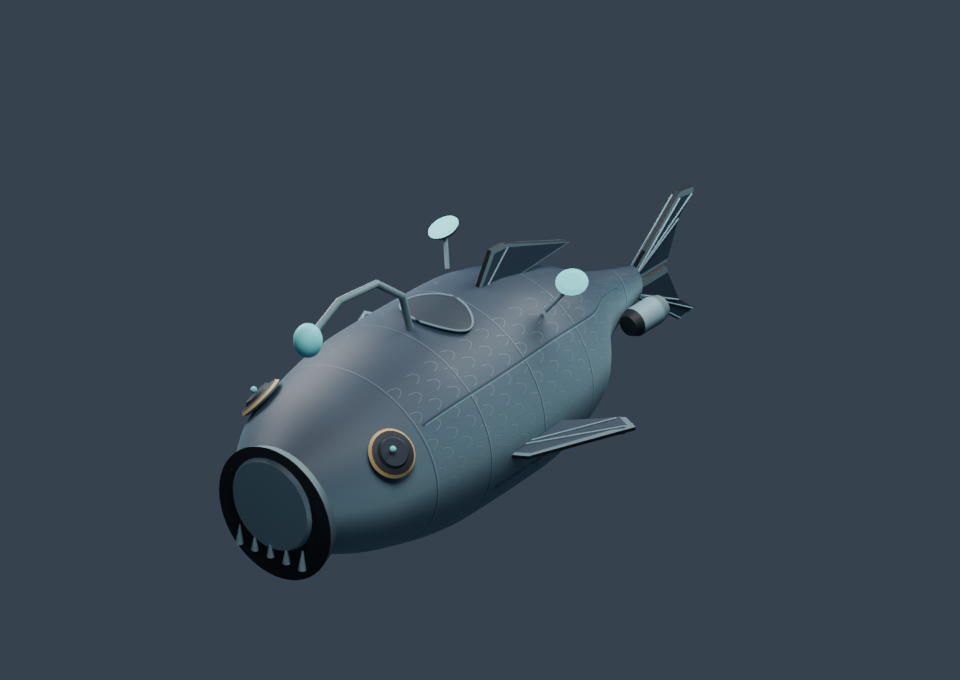
#> input picture artifacts/fleet/renders/anglerfish-perspective.png, 960 x 680 px
$ python -i build_skin_index.py   (imports and definitions only)
#> lines starting #> are read from the running program, lines starting #| are printed output that depends on the picture
#!/usr/bin/env python3
"""Index the skin libraries for the game.

Reads the per-library catalogs in assets/skins/catalogs/ and writes:
  assets/skins/catalog.json               merged manifest, one entry per skin
  assets/skins/<ship>/<collection>/ship.go  factory prototype per skin
  main/skin_hub.go                        a load_dynamically factory per skin whose
                                          mesh is bundled (MESH_KINDS); placed in
                                          main/main.collection as "skin_hub"
  main/data/skins.lua                     skin id -> ship, chassis, model, and how
                                          flight shows it (flight_texture/_factory)
  main/data/skin_collections.lua          collection id -> name, description
  main/images/skins/<ship>-<collection>.jpg  outpost Skins tab thumbnails
  main/images/skins/<ship>-default.jpg       (plus the default hull), from
                                          the review renders in artifacts/
  main/images/skin_textures/<ship>-<collection>.png  recolor albedos, which
                                          flight swaps onto the ship's own model

In flight, recolors swap the ship's texture, MESH_KINDS spawn their own model
from skin_hub, and the rest (sculpted themes, Clockwork) show the default
model until Live Update.

Run after build_cosmetic_library.py or build_theme_library.py. Output is
deterministic so it can be checked in.
"""
import json
from pathlib import Path

ROOT = Path(__file__).resolve().parents[1]
SKINS = ROOT / 'assets/skins'
LIBRARIES = ('cosmetics', 'themes')
THUMBS = ROOT / 'main/images/skins'
# Skin kinds whose meshes are bundled into every build (via skin_hub.go). Surface
# themes keep the base hull's vertices but remap fin-panel UVs, so they need
# their own mesh; ~29 MB for all 72. Sculpted themes/Clockwork wait for Live Update.
MESH_KINDS = {'surface'}
SKIN_HUB_URL = 'main:/skin_hub#'
FLIGHT_TEXTURES = ROOT / 'main/images/skin_textures'
# Review renders keep the ship centered with wide margins; crop them and shrink
# to what a Skins-tab card shows. Bundled via game.project custom_resources.
THUMB_CROP = 0.12
THUMB_SIZE = (336, 240)
HEADER = '-- Generated by tools/build_skin_index.py from assets/skins/catalog.json. Do not edit.\n'


def write(path, text):
    path.write_text(text, encoding='utf-8', newline='\n')


def lua(value):
    return json.dumps(value)  # JSON string escapes are valid Lua for these ASCII values


def factory_id(entry):
    return 'skin_factory_' + entry['id'].replace('.', '_')


# [8 lines left out: function flight_fields, not called in this run]


def write_thumbnail(source, dest):
#> called with dest = 'out.png'
    from PIL import Image  # only this step needs Pillow
    with Image.open(source) as im:
#> im is the input picture: PIL image 960x680 RGBA; mean R, G, B, A 58, 69.9, 82.3, 255
        w, h = im.size
#> w = 960; h = 680
        box = (round(w * THUMB_CROP), round(h * THUMB_CROP), round(w * (1 - THUMB_CROP)), round(h * (1 - THUMB_CROP)))
#> box = (115, 82, 845, 598)
        im.convert('RGB').crop(box).resize(THUMB_SIZE, Image.LANCZOS).save(dest, quality=85, optimize=True)
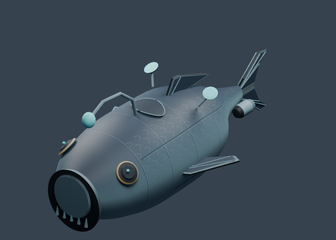
#> saved as out.png: PIL image 336x240 RGB; mean R, G, B 60.3, 72.9, 85


# [74 lines left out: functions write_thumbnails, flight_texture, write_flight_textures, main, not called in this run]


# [2 lines not run here, left out]

>>> result = write_thumbnail('../artifacts/fleet/renders/anglerfish-perspective.png', 'out.png')

$ run again, on artifacts/fleet/renders/hammerhead-perspective.png
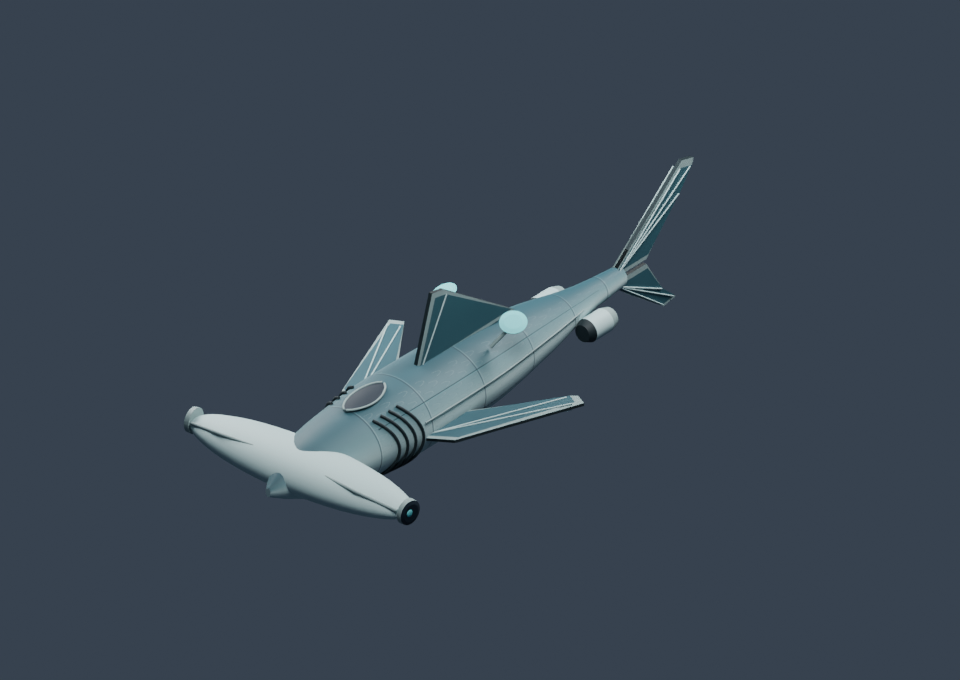
#> input picture artifacts/fleet/renders/hammerhead-perspective.png, 960 x 680 px
#> in write_thumbnail, im is the input picture: PIL image 960x680 RGBA; mean R, G, B, A 59.2, 70.9, 83.2, 255
#> in write_thumbnail, `im.convert('RGB').crop(box).resize(THUMB_SIZE, Image.LANCZOS).save(des..`:
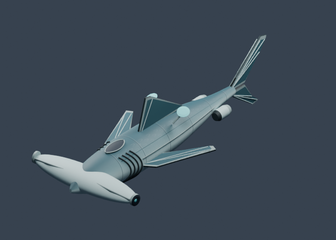
#> saved as out.png: PIL image 336x240 RGB; mean R, G, B 62.3, 74.6, 86.6

$ run again, on artifacts/fleet/renders/kingfisher-perspective.png
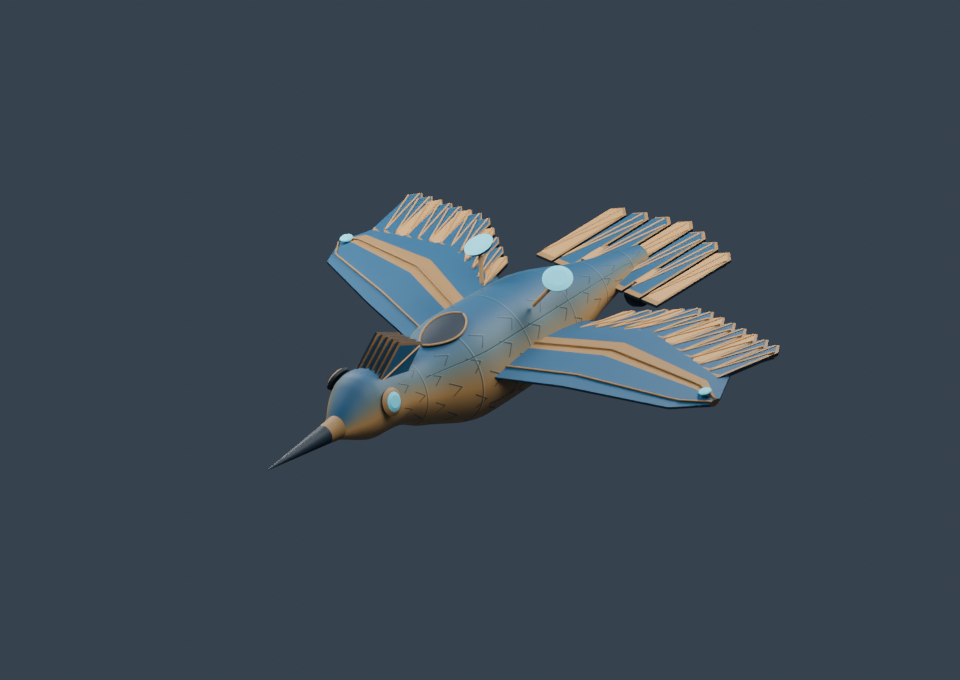
#> input picture artifacts/fleet/renders/kingfisher-perspective.png, 960 x 680 px
#> in write_thumbnail, im is the input picture: PIL image 960x680 RGBA; mean R, G, B, A 61.5, 72.4, 84.2, 255
#> in write_thumbnail, `im.convert('RGB').crop(box).resize(THUMB_SIZE, Image.LANCZOS).save(des..`:
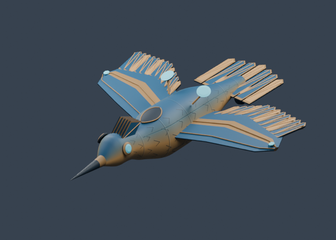
#> saved as out.png: PIL image 336x240 RGB; mean R, G, B 66.4, 77.3, 88.2

$ run again, on artifacts/fleet/renders/lionfish-perspective.png
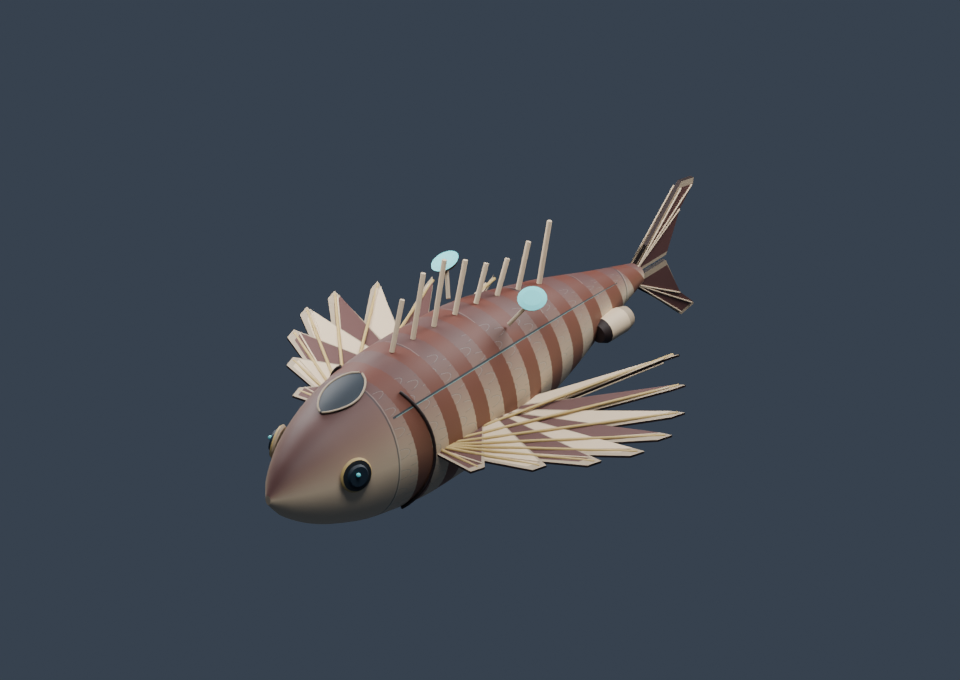
#> input picture artifacts/fleet/renders/lionfish-perspective.png, 960 x 680 px
#> in write_thumbnail, im is the input picture: PIL image 960x680 RGBA; mean R, G, B, A 64.1, 71.8, 82.1, 255
#> in write_thumbnail, `im.convert('RGB').crop(box).resize(THUMB_SIZE, Image.LANCZOS).save(des..`:
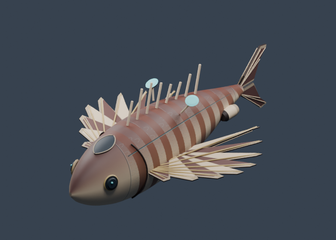
#> saved as out.png: PIL image 336x240 RGB; mean R, G, B 70.9, 76.2, 84.6
